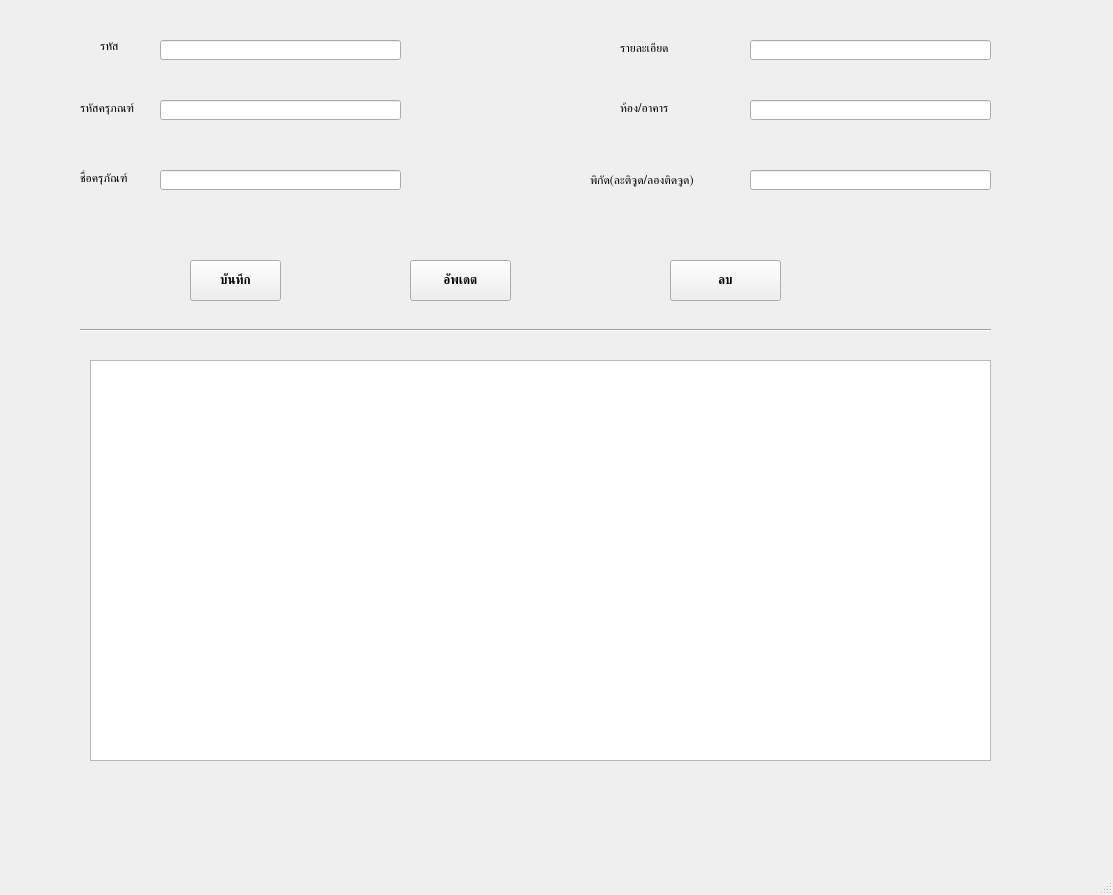
<?xml version="1.0" encoding="UTF-8"?>
<ui version="4.0">
 <class>btn_edit</class>
 <widget class="QMainWindow" name="btn_edit">
  <property name="geometry">
   <rect>
    <x>0</x>
    <y>0</y>
    <width>1113</width>
    <height>895</height>
   </rect>
  </property>
  <property name="font">
   <font>
    <family>Prompt</family>
   </font>
  </property>
  <property name="windowTitle">
   <string>MainWindow</string>
  </property>
  <widget class="QWidget" name="centralwidget">
   <widget class="QLabel" name="label">
    <property name="geometry">
     <rect>
      <x>100</x>
      <y>40</y>
      <width>47</width>
      <height>13</height>
     </rect>
    </property>
    <property name="text">
     <string>รหัส</string>
    </property>
   </widget>
   <widget class="QLabel" name="label_2">
    <property name="geometry">
     <rect>
      <x>80</x>
      <y>100</y>
      <width>61</width>
      <height>16</height>
     </rect>
    </property>
    <property name="text">
     <string>รหัสครุภณฑ์</string>
    </property>
   </widget>
   <widget class="QLabel" name="label_3">
    <property name="geometry">
     <rect>
      <x>80</x>
      <y>170</y>
      <width>61</width>
      <height>16</height>
     </rect>
    </property>
    <property name="text">
     <string>ชื่อครุภัณฑ์</string>
    </property>
   </widget>
   <widget class="QLabel" name="label_4">
    <property name="geometry">
     <rect>
      <x>620</x>
      <y>100</y>
      <width>61</width>
      <height>16</height>
     </rect>
    </property>
    <property name="text">
     <string>ห้อง/อาคาร</string>
    </property>
   </widget>
   <widget class="QLabel" name="label_5">
    <property name="geometry">
     <rect>
      <x>590</x>
      <y>170</y>
      <width>111</width>
      <height>20</height>
     </rect>
    </property>
    <property name="text">
     <string>พิกัด(ละติจูด/ลองติดจูด)</string>
    </property>
   </widget>
   <widget class="QLabel" name="label_6">
    <property name="geometry">
     <rect>
      <x>620</x>
      <y>40</y>
      <width>61</width>
      <height>16</height>
     </rect>
    </property>
    <property name="text">
     <string>รายละเอียด</string>
    </property>
   </widget>
   <widget class="QLineEdit" name="lineEdit_5">
    <property name="geometry">
     <rect>
      <x>750</x>
      <y>100</y>
      <width>241</width>
      <height>20</height>
     </rect>
    </property>
   </widget>
   <widget class="QLineEdit" name="lineEdit_6">
    <property name="geometry">
     <rect>
      <x>750</x>
      <y>170</y>
      <width>241</width>
      <height>20</height>
     </rect>
    </property>
   </widget>
   <widget class="QLineEdit" name="lineEdit_7">
    <property name="geometry">
     <rect>
      <x>750</x>
      <y>40</y>
      <width>241</width>
      <height>20</height>
     </rect>
    </property>
   </widget>
   <widget class="QLineEdit" name="lineEdit_8">
    <property name="geometry">
     <rect>
      <x>160</x>
      <y>40</y>
      <width>241</width>
      <height>20</height>
     </rect>
    </property>
   </widget>
   <widget class="QLineEdit" name="lineEdit_9">
    <property name="geometry">
     <rect>
      <x>160</x>
      <y>100</y>
      <width>241</width>
      <height>20</height>
     </rect>
    </property>
   </widget>
   <widget class="QLineEdit" name="lineEdit_10">
    <property name="geometry">
     <rect>
      <x>160</x>
      <y>170</y>
      <width>241</width>
      <height>20</height>
     </rect>
    </property>
   </widget>
   <widget class="QPushButton" name="pushButton">
    <property name="geometry">
     <rect>
      <x>190</x>
      <y>260</y>
      <width>91</width>
      <height>41</height>
     </rect>
    </property>
    <property name="font">
     <font>
      <family>Rockwell Extra Bold</family>
      <weight>75</weight>
      <bold>true</bold>
     </font>
    </property>
    <property name="text">
     <string>บันทึก</string>
    </property>
   </widget>
   <widget class="QPushButton" name="pushButton_2">
    <property name="geometry">
     <rect>
      <x>670</x>
      <y>260</y>
      <width>111</width>
      <height>41</height>
     </rect>
    </property>
    <property name="font">
     <font>
      <family>Rockwell Extra Bold</family>
      <weight>75</weight>
      <bold>true</bold>
     </font>
    </property>
    <property name="text">
     <string>ลบ</string>
    </property>
   </widget>
   <widget class="QPushButton" name="btn_edit_2">
    <property name="geometry">
     <rect>
      <x>410</x>
      <y>260</y>
      <width>101</width>
      <height>41</height>
     </rect>
    </property>
    <property name="font">
     <font>
      <family>Rockwell Extra Bold</family>
      <weight>75</weight>
      <bold>true</bold>
     </font>
    </property>
    <property name="text">
     <string>อัพเดต</string>
    </property>
   </widget>
   <widget class="Line" name="line">
    <property name="geometry">
     <rect>
      <x>80</x>
      <y>320</y>
      <width>911</width>
      <height>20</height>
     </rect>
    </property>
    <property name="orientation">
     <enum>Qt::Horizontal</enum>
    </property>
   </widget>
   <widget class="QTableWidget" name="tableWidget">
    <property name="geometry">
     <rect>
      <x>90</x>
      <y>360</y>
      <width>901</width>
      <height>401</height>
     </rect>
    </property>
   </widget>
  </widget>
  <widget class="QMenuBar" name="menubar">
   <property name="geometry">
    <rect>
     <x>0</x>
     <y>0</y>
     <width>1113</width>
     <height>24</height>
    </rect>
   </property>
  </widget>
  <widget class="QStatusBar" name="statusbar"/>
 </widget>
 <resources/>
 <connections/>
</ui>
